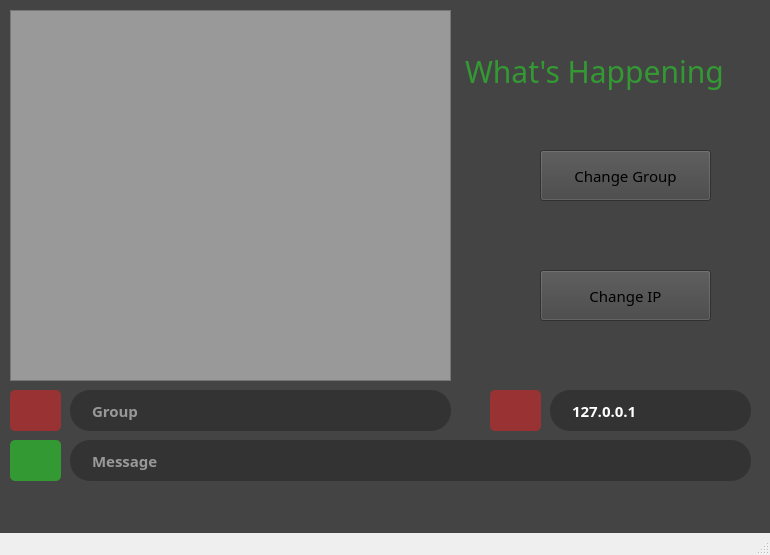
<?xml version="1.0" encoding="UTF-8"?>
<ui version="4.0">
 <class>Whats_HappeningClass</class>
 <widget class="QMainWindow" name="Whats_HappeningClass">
  <property name="geometry">
   <rect>
    <x>0</x>
    <y>0</y>
    <width>770</width>
    <height>555</height>
   </rect>
  </property>
  <property name="windowTitle">
   <string>Whats_Happening</string>
  </property>
  <property name="windowIcon">
   <iconset>
    <normaloff>Whats_Happening.ico</normaloff>Whats_Happening.ico</iconset>
  </property>
  <property name="autoFillBackground">
   <bool>true</bool>
  </property>
  <property name="styleSheet">
   <string notr="true">QDialog{
	background-image: url(:/Imagens/Icones/6785871-dark-background.jpg)
}</string>
  </property>
  <widget class="QWidget" name="centralWidget">
   <widget class="QFrame" name="frame">
    <property name="enabled">
     <bool>true</bool>
    </property>
    <property name="geometry">
     <rect>
      <x>-10</x>
      <y>-40</y>
      <width>1401</width>
      <height>1101</height>
     </rect>
    </property>
    <property name="mouseTracking">
     <bool>false</bool>
    </property>
    <property name="autoFillBackground">
     <bool>false</bool>
    </property>
    <property name="styleSheet">
     <string notr="true">background: #444;</string>
    </property>
    <property name="frameShape">
     <enum>QFrame::StyledPanel</enum>
    </property>
    <property name="frameShadow">
     <enum>QFrame::Raised</enum>
    </property>
    <widget class="QPushButton" name="B_Group">
     <property name="enabled">
      <bool>false</bool>
     </property>
     <property name="geometry">
      <rect>
       <x>20</x>
       <y>430</y>
       <width>51</width>
       <height>41</height>
      </rect>
     </property>
     <property name="styleSheet">
      <string notr="true">Padding: 1px;
Border-radius: 5px;
Background: #933;
Color: #fefefe;</string>
     </property>
     <property name="text">
      <string/>
     </property>
     <property name="icon">
      <iconset>
       <normaloff>Icones/users-group (1).png</normaloff>Icones/users-group (1).png</iconset>
     </property>
     <property name="iconSize">
      <size>
       <width>32</width>
       <height>32</height>
      </size>
     </property>
     <property name="checkable">
      <bool>false</bool>
     </property>
     <property name="checked">
      <bool>false</bool>
     </property>
     <property name="autoRepeat">
      <bool>false</bool>
     </property>
    </widget>
    <widget class="QLineEdit" name="Box_Group">
     <property name="enabled">
      <bool>true</bool>
     </property>
     <property name="geometry">
      <rect>
       <x>80</x>
       <y>430</y>
       <width>381</width>
       <height>41</height>
      </rect>
     </property>
     <property name="palette">
      <palette>
       <active>
        <colorrole role="WindowText">
         <brush brushstyle="SolidPattern">
          <color alpha="255">
           <red>254</red>
           <green>254</green>
           <blue>254</blue>
          </color>
         </brush>
        </colorrole>
        <colorrole role="Button">
         <brush brushstyle="SolidPattern">
          <color alpha="255">
           <red>51</red>
           <green>51</green>
           <blue>51</blue>
          </color>
         </brush>
        </colorrole>
        <colorrole role="Text">
         <brush brushstyle="SolidPattern">
          <color alpha="255">
           <red>254</red>
           <green>254</green>
           <blue>254</blue>
          </color>
         </brush>
        </colorrole>
        <colorrole role="ButtonText">
         <brush brushstyle="SolidPattern">
          <color alpha="255">
           <red>254</red>
           <green>254</green>
           <blue>254</blue>
          </color>
         </brush>
        </colorrole>
        <colorrole role="Base">
         <brush brushstyle="SolidPattern">
          <color alpha="255">
           <red>51</red>
           <green>51</green>
           <blue>51</blue>
          </color>
         </brush>
        </colorrole>
        <colorrole role="Window">
         <brush brushstyle="SolidPattern">
          <color alpha="255">
           <red>51</red>
           <green>51</green>
           <blue>51</blue>
          </color>
         </brush>
        </colorrole>
       </active>
       <inactive>
        <colorrole role="WindowText">
         <brush brushstyle="SolidPattern">
          <color alpha="255">
           <red>254</red>
           <green>254</green>
           <blue>254</blue>
          </color>
         </brush>
        </colorrole>
        <colorrole role="Button">
         <brush brushstyle="SolidPattern">
          <color alpha="255">
           <red>51</red>
           <green>51</green>
           <blue>51</blue>
          </color>
         </brush>
        </colorrole>
        <colorrole role="Text">
         <brush brushstyle="SolidPattern">
          <color alpha="255">
           <red>254</red>
           <green>254</green>
           <blue>254</blue>
          </color>
         </brush>
        </colorrole>
        <colorrole role="ButtonText">
         <brush brushstyle="SolidPattern">
          <color alpha="255">
           <red>254</red>
           <green>254</green>
           <blue>254</blue>
          </color>
         </brush>
        </colorrole>
        <colorrole role="Base">
         <brush brushstyle="SolidPattern">
          <color alpha="255">
           <red>51</red>
           <green>51</green>
           <blue>51</blue>
          </color>
         </brush>
        </colorrole>
        <colorrole role="Window">
         <brush brushstyle="SolidPattern">
          <color alpha="255">
           <red>51</red>
           <green>51</green>
           <blue>51</blue>
          </color>
         </brush>
        </colorrole>
       </inactive>
       <disabled>
        <colorrole role="WindowText">
         <brush brushstyle="SolidPattern">
          <color alpha="255">
           <red>254</red>
           <green>254</green>
           <blue>254</blue>
          </color>
         </brush>
        </colorrole>
        <colorrole role="Button">
         <brush brushstyle="SolidPattern">
          <color alpha="255">
           <red>51</red>
           <green>51</green>
           <blue>51</blue>
          </color>
         </brush>
        </colorrole>
        <colorrole role="Text">
         <brush brushstyle="SolidPattern">
          <color alpha="255">
           <red>254</red>
           <green>254</green>
           <blue>254</blue>
          </color>
         </brush>
        </colorrole>
        <colorrole role="ButtonText">
         <brush brushstyle="SolidPattern">
          <color alpha="255">
           <red>254</red>
           <green>254</green>
           <blue>254</blue>
          </color>
         </brush>
        </colorrole>
        <colorrole role="Base">
         <brush brushstyle="SolidPattern">
          <color alpha="255">
           <red>51</red>
           <green>51</green>
           <blue>51</blue>
          </color>
         </brush>
        </colorrole>
        <colorrole role="Window">
         <brush brushstyle="SolidPattern">
          <color alpha="255">
           <red>51</red>
           <green>51</green>
           <blue>51</blue>
          </color>
         </brush>
        </colorrole>
       </disabled>
      </palette>
     </property>
     <property name="font">
      <font>
       <family>Arial Black</family>
       <pointsize>11</pointsize>
       <weight>75</weight>
       <bold>true</bold>
      </font>
     </property>
     <property name="layoutDirection">
      <enum>Qt::LeftToRight</enum>
     </property>
     <property name="styleSheet">
      <string notr="true">padding-left: 20px;
padding-right: 20px;
border-radius: 20px;
background: #333;
color: #fefefe;</string>
     </property>
     <property name="text">
      <string/>
     </property>
     <property name="frame">
      <bool>false</bool>
     </property>
     <property name="cursorPosition">
      <number>0</number>
     </property>
     <property name="placeholderText">
      <string>Group</string>
     </property>
    </widget>
    <widget class="QPushButton" name="B_Send">
     <property name="enabled">
      <bool>true</bool>
     </property>
     <property name="geometry">
      <rect>
       <x>20</x>
       <y>480</y>
       <width>51</width>
       <height>41</height>
      </rect>
     </property>
     <property name="styleSheet">
      <string notr="true">Padding: 1px;
Border-radius: 5px;
Background: #393;
Color: #fefefe;</string>
     </property>
     <property name="text">
      <string/>
     </property>
     <property name="icon">
      <iconset>
       <normaloff>Icones/send-button.png</normaloff>Icones/send-button.png</iconset>
     </property>
     <property name="iconSize">
      <size>
       <width>32</width>
       <height>32</height>
      </size>
     </property>
     <property name="checkable">
      <bool>false</bool>
     </property>
     <property name="checked">
      <bool>false</bool>
     </property>
     <property name="autoRepeat">
      <bool>false</bool>
     </property>
     <property name="autoDefault">
      <bool>true</bool>
     </property>
    </widget>
    <widget class="QLineEdit" name="Box_Send">
     <property name="enabled">
      <bool>true</bool>
     </property>
     <property name="geometry">
      <rect>
       <x>80</x>
       <y>480</y>
       <width>681</width>
       <height>41</height>
      </rect>
     </property>
     <property name="palette">
      <palette>
       <active>
        <colorrole role="WindowText">
         <brush brushstyle="SolidPattern">
          <color alpha="255">
           <red>254</red>
           <green>254</green>
           <blue>254</blue>
          </color>
         </brush>
        </colorrole>
        <colorrole role="Button">
         <brush brushstyle="SolidPattern">
          <color alpha="255">
           <red>51</red>
           <green>51</green>
           <blue>51</blue>
          </color>
         </brush>
        </colorrole>
        <colorrole role="Text">
         <brush brushstyle="SolidPattern">
          <color alpha="255">
           <red>254</red>
           <green>254</green>
           <blue>254</blue>
          </color>
         </brush>
        </colorrole>
        <colorrole role="ButtonText">
         <brush brushstyle="SolidPattern">
          <color alpha="255">
           <red>254</red>
           <green>254</green>
           <blue>254</blue>
          </color>
         </brush>
        </colorrole>
        <colorrole role="Base">
         <brush brushstyle="SolidPattern">
          <color alpha="255">
           <red>51</red>
           <green>51</green>
           <blue>51</blue>
          </color>
         </brush>
        </colorrole>
        <colorrole role="Window">
         <brush brushstyle="SolidPattern">
          <color alpha="255">
           <red>51</red>
           <green>51</green>
           <blue>51</blue>
          </color>
         </brush>
        </colorrole>
       </active>
       <inactive>
        <colorrole role="WindowText">
         <brush brushstyle="SolidPattern">
          <color alpha="255">
           <red>254</red>
           <green>254</green>
           <blue>254</blue>
          </color>
         </brush>
        </colorrole>
        <colorrole role="Button">
         <brush brushstyle="SolidPattern">
          <color alpha="255">
           <red>51</red>
           <green>51</green>
           <blue>51</blue>
          </color>
         </brush>
        </colorrole>
        <colorrole role="Text">
         <brush brushstyle="SolidPattern">
          <color alpha="255">
           <red>254</red>
           <green>254</green>
           <blue>254</blue>
          </color>
         </brush>
        </colorrole>
        <colorrole role="ButtonText">
         <brush brushstyle="SolidPattern">
          <color alpha="255">
           <red>254</red>
           <green>254</green>
           <blue>254</blue>
          </color>
         </brush>
        </colorrole>
        <colorrole role="Base">
         <brush brushstyle="SolidPattern">
          <color alpha="255">
           <red>51</red>
           <green>51</green>
           <blue>51</blue>
          </color>
         </brush>
        </colorrole>
        <colorrole role="Window">
         <brush brushstyle="SolidPattern">
          <color alpha="255">
           <red>51</red>
           <green>51</green>
           <blue>51</blue>
          </color>
         </brush>
        </colorrole>
       </inactive>
       <disabled>
        <colorrole role="WindowText">
         <brush brushstyle="SolidPattern">
          <color alpha="255">
           <red>254</red>
           <green>254</green>
           <blue>254</blue>
          </color>
         </brush>
        </colorrole>
        <colorrole role="Button">
         <brush brushstyle="SolidPattern">
          <color alpha="255">
           <red>51</red>
           <green>51</green>
           <blue>51</blue>
          </color>
         </brush>
        </colorrole>
        <colorrole role="Text">
         <brush brushstyle="SolidPattern">
          <color alpha="255">
           <red>254</red>
           <green>254</green>
           <blue>254</blue>
          </color>
         </brush>
        </colorrole>
        <colorrole role="ButtonText">
         <brush brushstyle="SolidPattern">
          <color alpha="255">
           <red>254</red>
           <green>254</green>
           <blue>254</blue>
          </color>
         </brush>
        </colorrole>
        <colorrole role="Base">
         <brush brushstyle="SolidPattern">
          <color alpha="255">
           <red>51</red>
           <green>51</green>
           <blue>51</blue>
          </color>
         </brush>
        </colorrole>
        <colorrole role="Window">
         <brush brushstyle="SolidPattern">
          <color alpha="255">
           <red>51</red>
           <green>51</green>
           <blue>51</blue>
          </color>
         </brush>
        </colorrole>
       </disabled>
      </palette>
     </property>
     <property name="font">
      <font>
       <family>Arial Black</family>
       <pointsize>11</pointsize>
       <weight>75</weight>
       <bold>true</bold>
       <kerning>true</kerning>
      </font>
     </property>
     <property name="layoutDirection">
      <enum>Qt::LeftToRight</enum>
     </property>
     <property name="styleSheet">
      <string notr="true">padding-left: 20px;
padding-right: 20px;
border-radius: 20px;
background: #333;
color: #fefefe;</string>
     </property>
     <property name="inputMethodHints">
      <set>Qt::ImhNone</set>
     </property>
     <property name="inputMask">
      <string/>
     </property>
     <property name="text">
      <string/>
     </property>
     <property name="frame">
      <bool>false</bool>
     </property>
     <property name="cursorPosition">
      <number>0</number>
     </property>
     <property name="placeholderText">
      <string>Message</string>
     </property>
    </widget>
    <widget class="QPlainTextEdit" name="Text_vew_Edit">
     <property name="geometry">
      <rect>
       <x>20</x>
       <y>50</y>
       <width>441</width>
       <height>371</height>
      </rect>
     </property>
     <property name="styleSheet">
      <string notr="true">background: #999;</string>
     </property>
     <property name="readOnly">
      <bool>true</bool>
     </property>
     <property name="backgroundVisible">
      <bool>true</bool>
     </property>
    </widget>
    <widget class="QLabel" name="label_7">
     <property name="geometry">
      <rect>
       <x>430</x>
       <y>90</y>
       <width>391</width>
       <height>41</height>
      </rect>
     </property>
     <property name="font">
      <font>
       <family>Arial Black</family>
       <pointsize>-1</pointsize>
      </font>
     </property>
     <property name="styleSheet">
      <string notr="true">text-align: center;
color: #393;
margin: 0 auto;
font-size: 30px;
font-family: 'Arial Black';</string>
     </property>
     <property name="text">
      <string>What's Happening</string>
     </property>
    </widget>
    <widget class="QLineEdit" name="Box_IP">
     <property name="geometry">
      <rect>
       <x>560</x>
       <y>430</y>
       <width>201</width>
       <height>41</height>
      </rect>
     </property>
     <property name="palette">
      <palette>
       <active>
        <colorrole role="WindowText">
         <brush brushstyle="SolidPattern">
          <color alpha="255">
           <red>254</red>
           <green>254</green>
           <blue>254</blue>
          </color>
         </brush>
        </colorrole>
        <colorrole role="Button">
         <brush brushstyle="SolidPattern">
          <color alpha="255">
           <red>51</red>
           <green>51</green>
           <blue>51</blue>
          </color>
         </brush>
        </colorrole>
        <colorrole role="Text">
         <brush brushstyle="SolidPattern">
          <color alpha="255">
           <red>254</red>
           <green>254</green>
           <blue>254</blue>
          </color>
         </brush>
        </colorrole>
        <colorrole role="ButtonText">
         <brush brushstyle="SolidPattern">
          <color alpha="255">
           <red>254</red>
           <green>254</green>
           <blue>254</blue>
          </color>
         </brush>
        </colorrole>
        <colorrole role="Base">
         <brush brushstyle="SolidPattern">
          <color alpha="255">
           <red>51</red>
           <green>51</green>
           <blue>51</blue>
          </color>
         </brush>
        </colorrole>
        <colorrole role="Window">
         <brush brushstyle="SolidPattern">
          <color alpha="255">
           <red>51</red>
           <green>51</green>
           <blue>51</blue>
          </color>
         </brush>
        </colorrole>
       </active>
       <inactive>
        <colorrole role="WindowText">
         <brush brushstyle="SolidPattern">
          <color alpha="255">
           <red>254</red>
           <green>254</green>
           <blue>254</blue>
          </color>
         </brush>
        </colorrole>
        <colorrole role="Button">
         <brush brushstyle="SolidPattern">
          <color alpha="255">
           <red>51</red>
           <green>51</green>
           <blue>51</blue>
          </color>
         </brush>
        </colorrole>
        <colorrole role="Text">
         <brush brushstyle="SolidPattern">
          <color alpha="255">
           <red>254</red>
           <green>254</green>
           <blue>254</blue>
          </color>
         </brush>
        </colorrole>
        <colorrole role="ButtonText">
         <brush brushstyle="SolidPattern">
          <color alpha="255">
           <red>254</red>
           <green>254</green>
           <blue>254</blue>
          </color>
         </brush>
        </colorrole>
        <colorrole role="Base">
         <brush brushstyle="SolidPattern">
          <color alpha="255">
           <red>51</red>
           <green>51</green>
           <blue>51</blue>
          </color>
         </brush>
        </colorrole>
        <colorrole role="Window">
         <brush brushstyle="SolidPattern">
          <color alpha="255">
           <red>51</red>
           <green>51</green>
           <blue>51</blue>
          </color>
         </brush>
        </colorrole>
       </inactive>
       <disabled>
        <colorrole role="WindowText">
         <brush brushstyle="SolidPattern">
          <color alpha="255">
           <red>254</red>
           <green>254</green>
           <blue>254</blue>
          </color>
         </brush>
        </colorrole>
        <colorrole role="Button">
         <brush brushstyle="SolidPattern">
          <color alpha="255">
           <red>51</red>
           <green>51</green>
           <blue>51</blue>
          </color>
         </brush>
        </colorrole>
        <colorrole role="Text">
         <brush brushstyle="SolidPattern">
          <color alpha="255">
           <red>254</red>
           <green>254</green>
           <blue>254</blue>
          </color>
         </brush>
        </colorrole>
        <colorrole role="ButtonText">
         <brush brushstyle="SolidPattern">
          <color alpha="255">
           <red>254</red>
           <green>254</green>
           <blue>254</blue>
          </color>
         </brush>
        </colorrole>
        <colorrole role="Base">
         <brush brushstyle="SolidPattern">
          <color alpha="255">
           <red>51</red>
           <green>51</green>
           <blue>51</blue>
          </color>
         </brush>
        </colorrole>
        <colorrole role="Window">
         <brush brushstyle="SolidPattern">
          <color alpha="255">
           <red>51</red>
           <green>51</green>
           <blue>51</blue>
          </color>
         </brush>
        </colorrole>
       </disabled>
      </palette>
     </property>
     <property name="font">
      <font>
       <family>Arial Black</family>
       <pointsize>11</pointsize>
       <weight>75</weight>
       <bold>true</bold>
      </font>
     </property>
     <property name="layoutDirection">
      <enum>Qt::LeftToRight</enum>
     </property>
     <property name="styleSheet">
      <string notr="true">padding-left: 20px;
padding-right: 20px;
border-radius: 20px;
background: #333;
color: #fefefe;</string>
     </property>
     <property name="text">
      <string>127.0.0.1</string>
     </property>
     <property name="frame">
      <bool>false</bool>
     </property>
     <property name="cursorPosition">
      <number>9</number>
     </property>
     <property name="placeholderText">
      <string>IP Address</string>
     </property>
    </widget>
    <widget class="QPushButton" name="B_IP3">
     <property name="enabled">
      <bool>false</bool>
     </property>
     <property name="geometry">
      <rect>
       <x>500</x>
       <y>430</y>
       <width>51</width>
       <height>41</height>
      </rect>
     </property>
     <property name="styleSheet">
      <string notr="true">Padding: 1px;
Border-radius: 5px;
Background: #933;
Color: #fefefe;</string>
     </property>
     <property name="text">
      <string/>
     </property>
     <property name="icon">
      <iconset>
       <normaloff>Icones/icon.png</normaloff>Icones/icon.png</iconset>
     </property>
     <property name="iconSize">
      <size>
       <width>32</width>
       <height>32</height>
      </size>
     </property>
     <property name="checkable">
      <bool>false</bool>
     </property>
     <property name="checked">
      <bool>false</bool>
     </property>
     <property name="autoRepeat">
      <bool>false</bool>
     </property>
    </widget>
    <widget class="QPushButton" name="Change_Group">
     <property name="geometry">
      <rect>
       <x>550</x>
       <y>190</y>
       <width>171</width>
       <height>51</height>
      </rect>
     </property>
     <property name="font">
      <font>
       <family>Arial Black</family>
       <pointsize>11</pointsize>
      </font>
     </property>
     <property name="text">
      <string>Change Group</string>
     </property>
     <property name="icon">
      <iconset>
       <normaloff>Icones/warning.png</normaloff>Icones/warning.png</iconset>
     </property>
     <property name="iconSize">
      <size>
       <width>32</width>
       <height>32</height>
      </size>
     </property>
    </widget>
    <widget class="QPushButton" name="Change_IP">
     <property name="geometry">
      <rect>
       <x>550</x>
       <y>310</y>
       <width>171</width>
       <height>51</height>
      </rect>
     </property>
     <property name="font">
      <font>
       <family>Arial Black</family>
       <pointsize>11</pointsize>
      </font>
     </property>
     <property name="text">
      <string>Change IP</string>
     </property>
     <property name="icon">
      <iconset>
       <normaloff>Icones/warning.png</normaloff>Icones/warning.png</iconset>
     </property>
     <property name="iconSize">
      <size>
       <width>32</width>
       <height>32</height>
      </size>
     </property>
    </widget>
   </widget>
  </widget>
  <widget class="QStatusBar" name="statusBar"/>
  <action name="Help">
   <property name="icon">
    <iconset>
     <normaloff>Icones/help.png</normaloff>Icones/help.png</iconset>
   </property>
   <property name="text">
    <string>Help</string>
   </property>
  </action>
  <action name="About">
   <property name="icon">
    <iconset>
     <normaloff>Icones/About.png</normaloff>Icones/About.png</iconset>
   </property>
   <property name="text">
    <string>About</string>
   </property>
  </action>
 </widget>
 <layoutdefault spacing="6" margin="11"/>
 <resources/>
 <connections/>
</ui>
